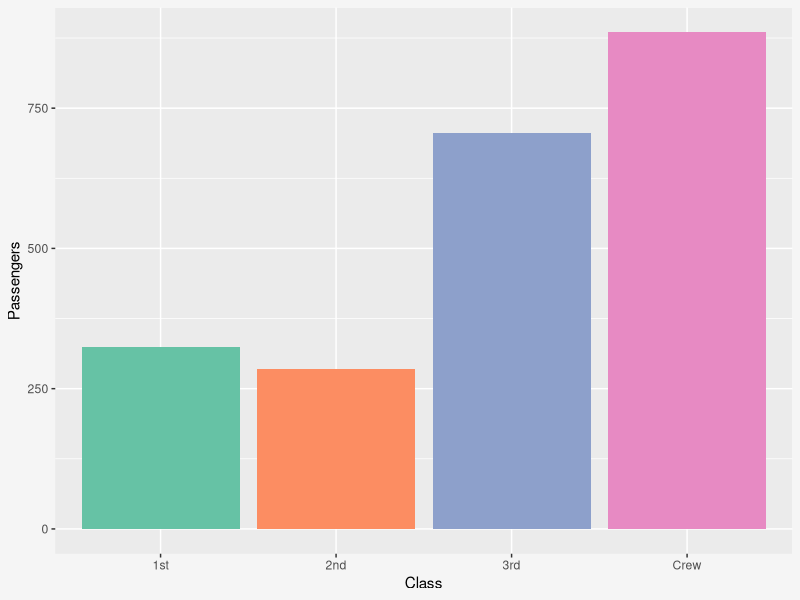
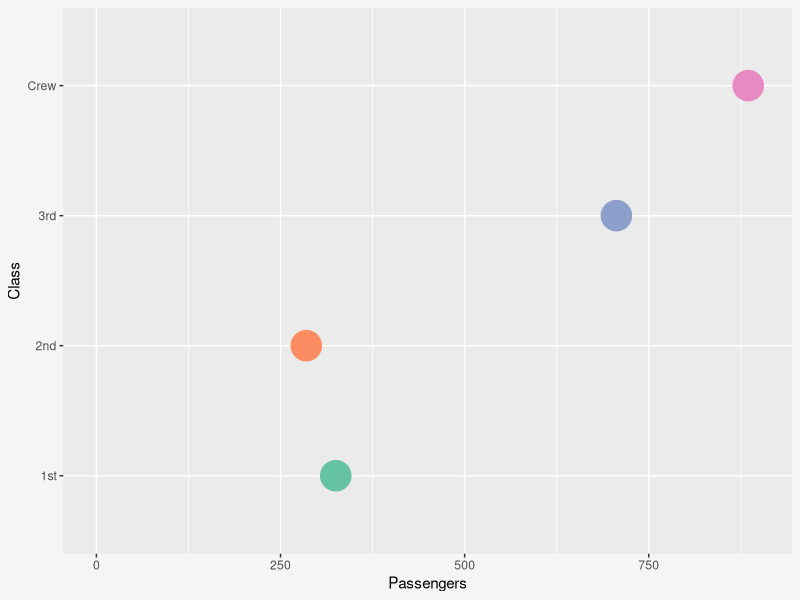
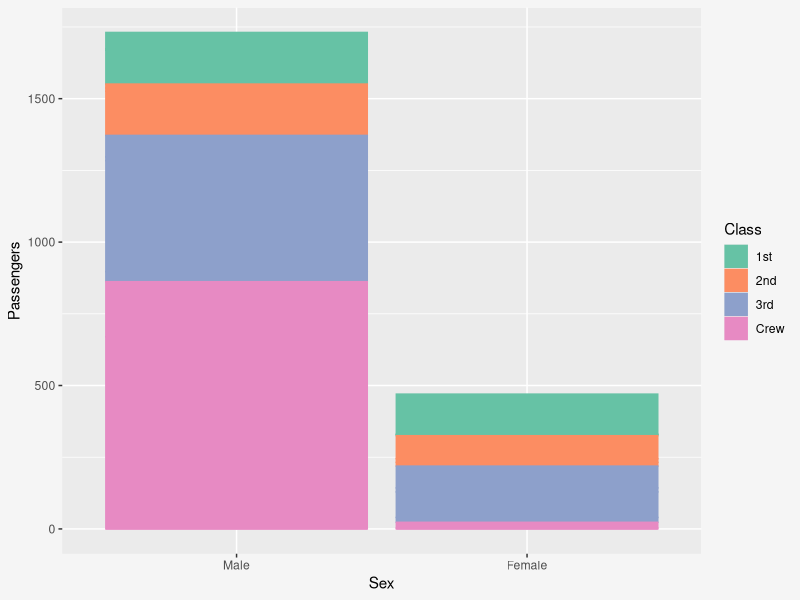
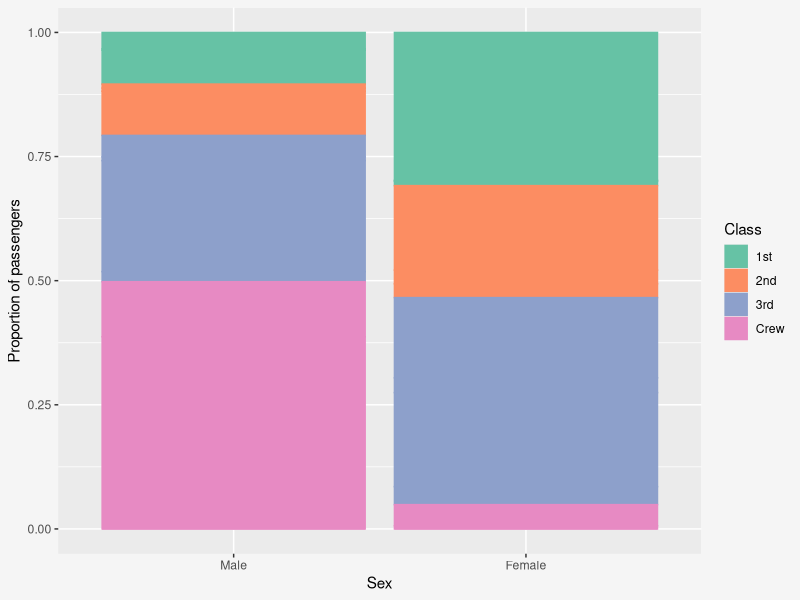

Recreate these plots in R, in order.
## ---- chunk 1
# Package imports
library(dplyr)
library(ggplot2)

# BG color for plots - should match .figure and .caption classes in rmd_style.css
figbg = "whitesmoke"

# Set up Titanic data as dataframe
titanic = data.frame(Titanic)
## ---- chunk 2
#| label: fig-titanic-class
#| echo: FALSE
#| fig-cap: "Bar chart of number of passengers on the Titanic, by class"

p = ggplot(titanic %>% group_by(Class) %>% summarise(n = sum(Freq)),
           aes(x=Class, y=n, fill=Class)) +
  geom_bar(stat="identity") + 
  ylab("Passengers") +
  scale_fill_brewer(palette="Set2") +
  scale_color_brewer(palette="Set2") +
  theme(legend.position = "none",
        plot.background = element_rect(fill = figbg, color = figbg))

p
## ---- chunk 3
#| label: fig-titanic-dotclass
#| echo: FALSE
#| fig-cap: "Dot chart of number of passengers on the Titanic, by class"

p = ggplot(titanic %>% group_by(Class) %>% summarise(n = sum(Freq)),
           aes(y=Class, x=n, color=Class, fill=Class)) +
  geom_point(size=10) + 
  xlim(0, 900) + ylab("Class") + xlab("Passengers") + 
  scale_fill_brewer(palette="Set2") +
  scale_color_brewer(palette="Set2") +
  theme(legend.position = "none",
        plot.background = element_rect(fill = figbg, color = figbg))

p
## ---- chunk 4
#| label: fig-titanic-stackclass
#| echo: FALSE
#| fig-cap: "Stacked bar chart of number of passengers on the Titanic, by class"

p = ggplot(titanic,
           aes(x=Sex, y=Freq, color=Class, fill=Class)) +
  geom_bar(position="stack", stat="identity") +
  scale_fill_brewer(palette="Set2") +
  scale_color_brewer(palette="Set2") +
  ylab("Passengers") +
  theme(legend.background = element_rect(fill = figbg, color = figbg),
        plot.background = element_rect(fill = figbg, color = figbg))

p
## ---- chunk 5
#| label: fig-titanic-stackprop
#| echo: FALSE
#| fig-cap: "Stacked bar chart of number of passengers on the Titanic, by class"

p = ggplot(titanic,
           aes(x=Sex, y=Freq, color=Class, fill=Class)) +
  geom_bar(position="fill", stat="identity") +
  scale_fill_brewer(palette="Set2") +
  scale_color_brewer(palette="Set2") +
  ylab("Proportion of passengers") +
  theme(legend.background = element_rect(fill = figbg, color = figbg),
        plot.background = element_rect(fill = figbg, color = figbg))

p
